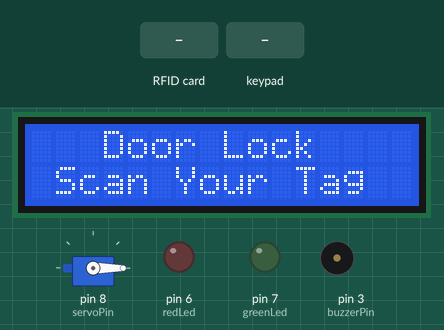
Bench run of a sketch on a simulated Arduino Mega 2560, built with avr-gcc and run on an emulated ATmega2560. On the bench: servo, 16×2 character LCD, output pins drawn as LEDs (lit = HIGH), buzzer (waves = sounding, pin HIGH). The inputs (shaded band) are chosen by the test bench. Pins used as bus, display or sensor lines are not drawn.

Above: at 2.3 s.
2.4 s: RFID card AB 55 3A 0C held to the reader
At 2.7 s:
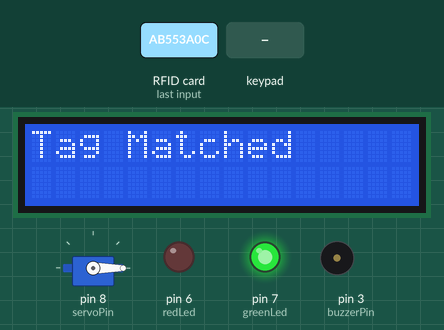
3.9 s: keypad keys 3 0 3 1 3 2 3 3 pressed 0.4 s apart
At 6.5 s:
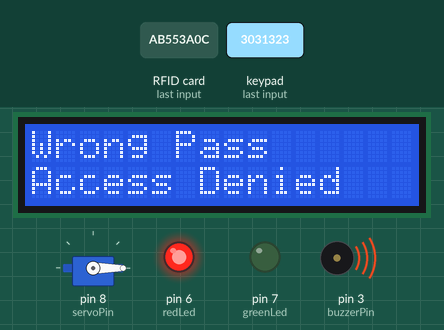
8.6 s: RFID card 5E 7A 19 C4 held to the reader
At 9.9 s:
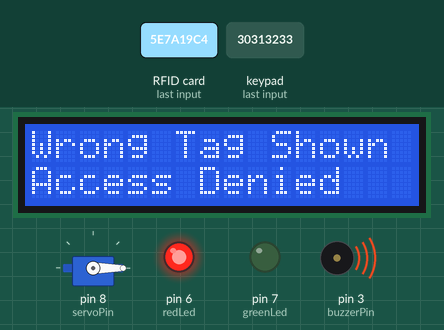
11.6 s: RFID card AB 55 3A 0C held to the reader
At 15.98 s:
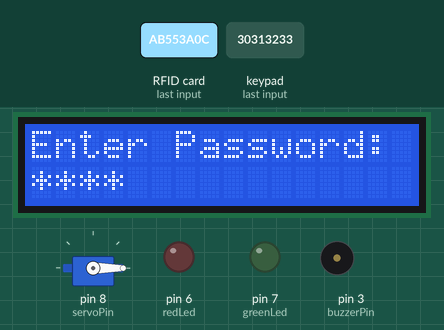
Timing chart, 0 to 20.5 s (numbered marks = the images above; inputs shaded):
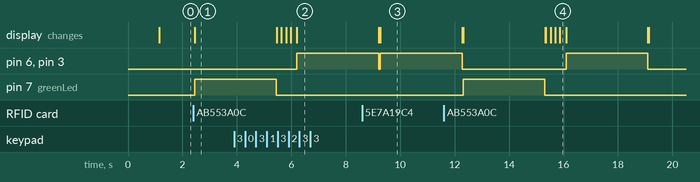

The sketch:

door-lock-security-system.ino
```cpp
// Include required libraries
#include <MFRC522.h>
#include <LiquidCrystal_I2C.h>
#include <Keypad.h>
#include <Servo.h>
#include <SPI.h>
#include <SoftwareSerial.h>
#include <Wire.h>
#include <Adafruit_Fingerprint.h>

// Create instances
SoftwareSerial mySerial(11,10); //fingerprint pins
LiquidCrystal_I2C lcd(0x27, 16, 2);
MFRC522 mfrc522(53, 5); // MFRC522 mfrc522(SS_PIN, RST_PIN)
Servo sg90;

//fingerprint
Adafruit_Fingerprint finger = Adafruit_Fingerprint(&mySerial);

// Initialize Pins for led's, servo and buzzer
constexpr uint8_t greenLed = 7;
constexpr uint8_t redLed = 6;
constexpr uint8_t servoPin = 8;
constexpr uint8_t buzzerPin = 3;

char initial_password[4] = {'1', '2', '4', '5'};  // Variable to store initial password
String tagUID = "AB 55 3A 0C";  // String to store UID of tag. Change it with tag's UID
char password[4];   // Variable to store users password
boolean RFIDMode = true; // boolean to change modes
boolean KeypadMode= false;  //change modes
boolean FingerMode = false; //change modes
char key_pressed = 0; // Variable to store incoming keys
uint8_t i = 0;  // Variable used for counter

// defining how many rows and columns our keypad have
const byte rows = 4;
const byte columns = 4;

// Keypad pin map
char hexaKeys[rows][columns] = {
  {'1', '2', '3', 'A'},
  {'4', '5', '6', 'B'},
  {'7', '8', '9', 'C'},
  {'*', '0', '#', 'D'}
};

// Initializing pins for keypad
byte row_pins[rows] = {30,31,32,33};
byte column_pins[columns] = {A12,A13,A14,A15};

// Create instance for keypad
Keypad keypad_key = Keypad( makeKeymap(hexaKeys), row_pins, column_pins, rows, columns);

void setup() {
  // Arduino Pin configuration
  Serial.begin(9600);
  pinMode(buzzerPin, OUTPUT);
  pinMode(redLed, OUTPUT);
  pinMode(greenLed, OUTPUT);

  sg90.attach(servoPin);  //Declare pin acc for servo
  sg90.write(0); // Set initial position at 90 degrees

  lcd.begin();   // LCD screen
  lcd.backlight(); //as using I2C
  SPI.begin();      // Init SPI bus
  mfrc522.PCD_Init();   // Init MFRC522
  finger.begin(57600);
  lcd.clear(); // Clear LCD screen
}

void loop() {
  // System will first look for mode
  if (RFIDMode == true) {
    //initially on the LCD
    lcd.setCursor(0, 0);
    lcd.print("   Door Lock");
    lcd.setCursor(0, 1);
    lcd.print(" Scan Your Tag ");

    // Look for new cards
    if ( ! mfrc522.PICC_IsNewCardPresent()) {
      return;
    }

    // Select one of the cards
    if ( ! mfrc522.PICC_ReadCardSerial()) {
      return;
    }

    //Reading from the card
    String tag = "";
    for (byte j = 0; j < mfrc522.uid.size; j++)
    {
      tag.concat(String(mfrc522.uid.uidByte[j] < 0x10 ? " 0" : " "));
      tag.concat(String(mfrc522.uid.uidByte[j], HEX));
    }
    tag.toUpperCase();

    //Checking the card
    if (tag.substring(1) == tagUID)
    {
      // If UID of tag is matched.
      lcd.clear();
      lcd.print("Tag Matched");
      digitalWrite(greenLed, HIGH);
      delay(3000);
      digitalWrite(greenLed, LOW);
      //preparing for next mode
      lcd.clear();
      lcd.print("Enter Password:");
      lcd.setCursor(0, 1);
      RFIDMode = false; // Make RFID mode false
      KeypadMode= true;
    }

    else
    {
      // If UID of tag is not matched.
      lcd.clear();
      lcd.setCursor(0, 0);
      lcd.print("Wrong Tag Shown");
      lcd.setCursor(0, 1);
      lcd.print("Access Denied");
      digitalWrite(buzzerPin, HIGH);
      digitalWrite(redLed, HIGH);
      delay(3000);
      digitalWrite(buzzerPin, LOW);
      digitalWrite(redLed, LOW);
      lcd.clear();
    }
  }

  // If RFID mode is false, it will look for keys from keypad
  if (RFIDMode == false && KeypadMode==true) {
    key_pressed = keypad_key.getKey(); // Storing keys
    if (key_pressed)
    {
      password[i++] = key_pressed; // Storing in password variable
      lcd.print("*");
    }
    if (i == 4) // If 4 keys are completed
    {
      delay(200);
      if (!(strncmp(password, initial_password, 4))) // If password is matched
      {
        lcd.clear();
        lcd.print("Pass Matched");
        digitalWrite(greenLed, HIGH);
        delay(3000);
        digitalWrite(greenLed, LOW);
        lcd.clear();
        lcd.print("Scan Finger: ");
        lcd.setCursor(0,1);
        delay(3000);
        i = 0;
        KeypadMode=false; // Make keypad mode false
        FingerMode=true;
      }
      else    // If password is not matched
      {
        lcd.clear();
        lcd.setCursor(0, 0);
        lcd.print("Wrong Pass");
        lcd.setCursor(0, 1);
        lcd.print("Access Denied");
        digitalWrite(buzzerPin, HIGH);
        digitalWrite(redLed, HIGH);
        delay(3000);
        digitalWrite(buzzerPin, LOW);
        digitalWrite(redLed, LOW);
        lcd.clear();
        i = 0;
        RFIDMode = true; // Make RFID mode true
        KeypadMode=false;
      }
    }
  }
  //fingerprint mode on only when RFID and Keypad is verified
  if( RFIDMode==false && KeypadMode==false && FingerMode==true) {
     uint8_t p = finger.getImage(); //getting the image
     int x=0; //variable to check correct fingerprint
     if(p==FINGERPRINT_OK) //checking in one go
     {
       p=finger.image2Tz(); //converting the image
       if(p==FINGERPRINT_OK)
       {
         p=finger.fingerSearch(); //fingerFastSearch
         if(p==FINGERPRINT_OK)
         {
           x=1;
         }
       }
     }
     if(x==1) //matched
     {
           lcd.clear();
           lcd.setCursor(0,0);
           lcd.print("Access Granted");
           sg90.write(90); // Door Opened
           digitalWrite(greenLed, HIGH);
           delay(5000);
           digitalWrite(greenLed, LOW);
           sg90.write(0); // Door Closed
           lcd.clear();
           RFIDMode= true;
           KeypadMode=false;
           FingerMode=false;
     }
     else //not matched
     {
        lcd.clear();
        lcd.setCursor(0, 0);
        lcd.print("Wrong Finger");
        lcd.setCursor(0, 1);
        lcd.print("Access Denied");
        digitalWrite(buzzerPin, HIGH); //buzzer on
        digitalWrite(redLed, HIGH);
        delay(3000);
        digitalWrite(buzzerPin, LOW); //buzzer off
        digitalWrite(redLed, LOW);
        lcd.clear();
        RFIDMode= true; //rfid mode now true
        KeypadMode=false; //keypad false
        FingerMode=false; //fingerprint now false
     }
  }
}
```

Measured:
- after the input at 2.4 s, pin 7 (greenLed): LOW → HIGH after 0.05 s; the display: changes after 0.05 s (image 1)
- after the input at 3.9 s, pin 6 (redLed), pin 3 (buzzerPin): LOW → HIGH after 2.3 s; the display: first changes after 1.6 s (image 2 shows a later state)
- after the input at 11.6 s, pin 7 (greenLed): LOW → HIGH after 0.72 s, → LOW 3.0 s later; the display: first differs from a run without the input after 0.72 s (image 4 shows a later state)
